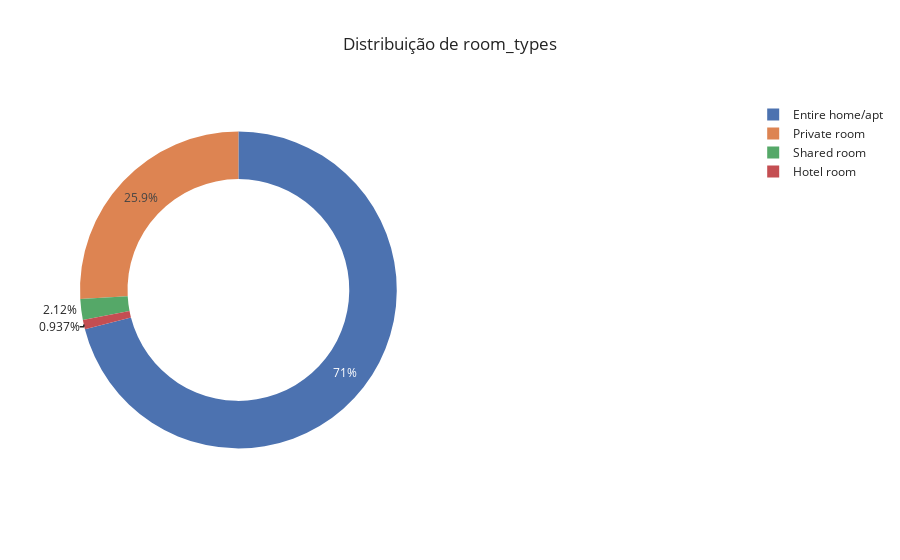

This figure's notebook cell:
### Markdown cell above
### / Distribuição de room_types

### Code cell
df_temp = df_listings["room_type"].value_counts()

fig = {
  "data": [
    {
      "values": df_temp.values,
      "labels": df_temp.index,
      "domain": {"x": [0, .48]},
      "hole": .7,
      "type": "pie"
    },
    
    ],
  "layout": {
        "title":"Distribuição de room_types",
    }
}

fig = go.Figure(fig)
fig.update_layout(template="seaborn")
iplot(fig)

### Figure 1 — Plotly figure (JSON) as saved in the notebook; plotly's stock layout.template omitted (floating-point values rounded to 4 significant figures)
{"data": [{"domain": {"x": [0, 0.48]}, "hole": 0.7, "labels": ["Entire home/apt", "Private room", "Shared room", "Hotel room"], "type": "pie", "values": [23947, 8737, 715, 316]}], "layout": {"title": {"text": "Distribuição de room_types"}}}
